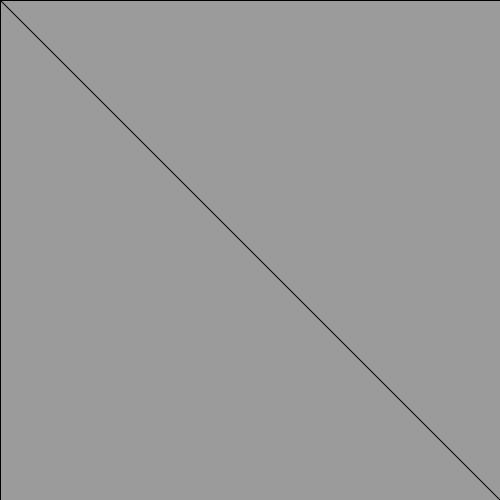
Frame 1 (no input)
Frame 60 (the mouse pressed at the canvas centre just before this capture): identical to frame 1, image omitted
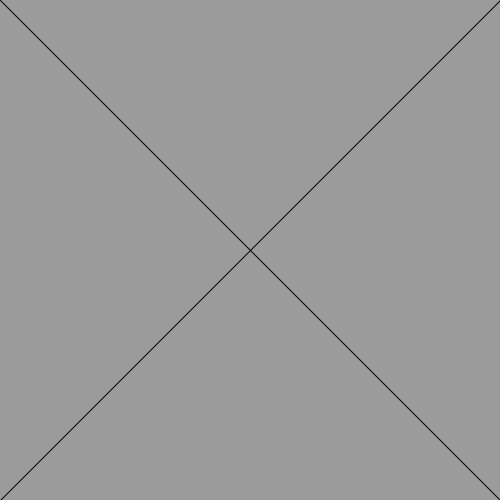
Frame 120 (the mouse held since frame 60 and released just before this capture)

The Processing sketch that drew these frames (run headless with seeded random() and noise(); from frame 60 on, the mouse is pressed at the canvas centre):

// Processing sketch: quiz_1_question_3
// ── quiz_1_question_3.pde
/*
  Create sketch that draw lines that go from corners of the window to the mouse position.
  you should be able to move mouse and have the lines follow.
*/


void setup(){
  size(500, 500);
}

void draw (){
    background(155);
    line(0, 0, mouseX, mouseY);
    line(0, height, mouseX, mouseY);
    line(width, 0, mouseX, mouseY);
    line(width, height, mouseX, mouseY);
    
}
